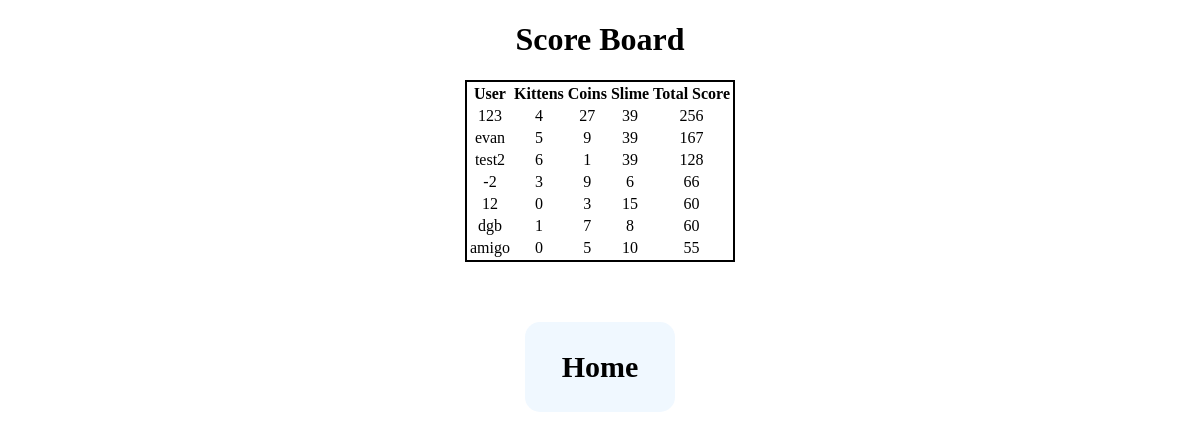
Page /score_board (signed in) on the committed database.
### tables this page shows
CREATE TABLE score_board
(
    user INTEGER PRIMARY KEY,
    kitten INTEGER NOT NULL,
    coin INTEGER NOT NULL,
    slime INTERGER NOT NULL,
    score INTEGER NOT NULL
);

CREATE TABLE users
(
    user_id INTEGER PRIMARY KEY AUTOINCREMENT,
    username TEXT NOT NULL,
    password TEXT NOT NULL
);

### app.py (the view)
@app.route("/score_board")
@login_required
def score_board():
    db = get_db()
    scores = db.execute("""SELECT * FROM score_board as s JOIN users as u ON u.user_id = s.user ORDER BY s.score DESC;""").fetchall()
    return render_template("scoreBoard.html", scores=scores)

### app.py (called while the page is built)
@app.before_request
def logged_in_user():
    g.user = session.get('user_id', None)

def login_required(view):
    @wraps(view)
    def wrapped_view(*args, **kwargs):
        if g.user is None:
            return redirect(url_for("login", next=request.url))
        return view(*args, **kwargs)
    return wrapped_view

### database.py (called while the page is built)
def get_db():
    if "db" not in g:
        g.db = sqlite3.connect(DATABASE,
            detect_types=sqlite3.PARSE_DECLTYPES
        )
        g.db.row_factory = sqlite3.Row
    return g.db

### templates/scoreBoard.html (shortened to what this page needs)
<!DOCTYPE html>
<html lang="en">
    <head>
        <link rel="stylesheet" href="{{url_for('static', filename='styles.css')}}"/>
    </head>
    <body id="score">
        <h1> Score Board</h1>
        <table>
            <tr>
                <th scope="col">User</th>
                <th scope="col">Kittens</th>
                <th scope="col">Coins</th>
                <th scope="col">Slime</th>
                <th scope="col">Total Score</th>
            </tr>
            {% for score in scores %}
            <tr>
                <td>{{ score['username']}}</td>
                <td>{{ score['kitten']}}</td>
                <td>{{ score['coin']}}</td>
                <td>{{ score['slime']}}</td>
                <td>{{ score['score']}}</td>
            </tr>
            {% endfor %}
        </table>
        <a href="{{ url_for('index') }}">Home</a>
    </body>
</html>

### static/styles.css (style rules this page uses)
#tupage a, #story1 a, #endless1 a, #score a { display: flex; text-align: center; justify-content: center; align-items: center; color: rgb(0, 0, 0); font-size: 30px; border-radius: 15px; background-color: aliceblue; text-decoration: none; width: 5em; height: 3em; margin: auto; font-weight: bold; margin-top: 2em; }
#score { align-items: center; text-align: center; }
#score table { border: 2px solid black; margin: auto; }

### rows in the picture
score_board: username "123", kitten "4", coin "27", slime "39", score "256"
score_board: username "evan", kitten "5", coin "9", slime "39", score "167"
score_board: username "test2", kitten "6", coin "1", slime "39", score "128"
score_board: username "-2", kitten "3", coin "9", slime "6", score "66"
score_board: username "12", kitten "0", coin "3", slime "15", score "60"
score_board: username "dgb", kitten "1", coin "7", slime "8", score "60"
score_board: username "amigo", kitten "0", coin "5", slime "10", score "55"
